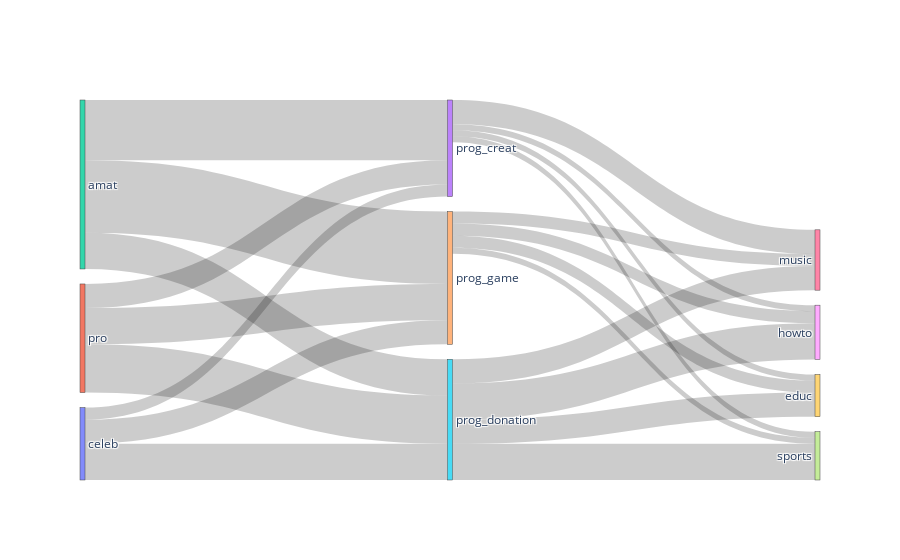

Here is the notebook cell this chart was saved with:
### Code cell
# SIMPLE DEMO

source = [0, 0, 0, #celeb
          1, 1, 1, #pro
          2, 2, 2, #amat
          3, 3, 3, 3, #creat
          4, 4, 4, 4, #game
          5, 5, 5, 5,] #donation

target = [3, 4, 5, 
          3, 4, 5,
          3, 4, 5,
          6, 7, 8, 9,
          6, 7, 8, 9,
          6, 7, 8, 9,]

value = [10, 20, 30, #creat, game, donation of celeb
         20, 30, 40,
         50, 60, 30,
         20, 5, 5, 5,
         10, 5, 10, 10,
         20, 30, 30, 20]

label = ["celeb", "pro", "amat",
         "prog_creat", "prog_game", "prog_donation",
         "music", "sports", "howto", "educ"]
link = dict(source=source, target=target, value=value)
node = dict(label=label, pad=15, thickness=5)
data = go.Sankey(link=link, node=node)
fig = go.Figure(data)
fig.show()

### Figure 1 — Plotly figure (JSON) as saved in the notebook; plotly's stock layout.template omitted (floating-point values rounded to 4 significant figures)
{"data": [{"link": {"source": [0, 0, 0, 1, 1, 1, 2, 2, 2, 3, 3, 3, 3, 4, 4, 4, 4, 5, 5, 5, 5], "target": [3, 4, 5, 3, 4, 5, 3, 4, 5, 6, 7, 8, 9, 6, 7, 8, 9, 6, 7, 8, 9], "value": [10, 20, 30, 20, 30, 40, 50, 60, 30, 20, 5, 5, 5, 10, 5, 10, 10, 20, 30, 30, 20]}, "node": {"label": ["celeb", "pro", "amat", "prog_creat", "prog_game", "prog_donation", "music", "sports", "howto", "educ"], "pad": 15, "thickness": 5}, "type": "sankey"}], "layout": {}}
